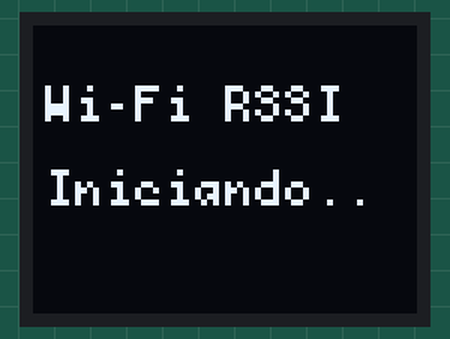
The sketch below on a simulated ESP8266 (Wemos D1 mini). On the bench: 64×48 one-colour display. WiFi joins after 1.5 s; servers stay silent unless stated; what the sketch prints to the serial monitor is not drawn.

Above: at 0.3 s.
At 1.9 s:
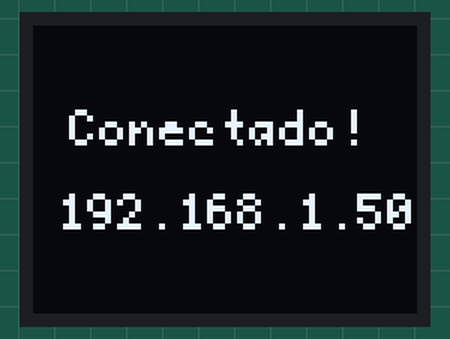
At 3.0 s:
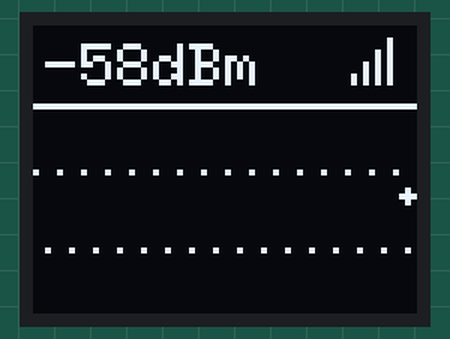
At 10.65 s:
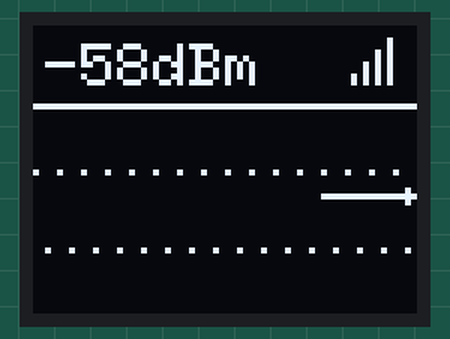
At 18.65 s:
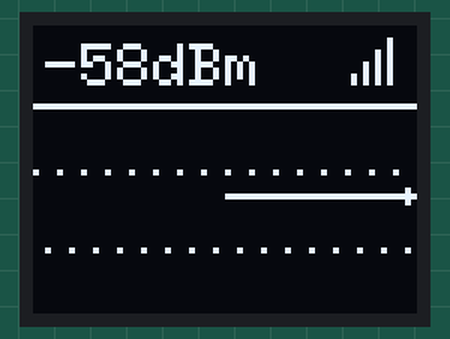
At 34.5 s:
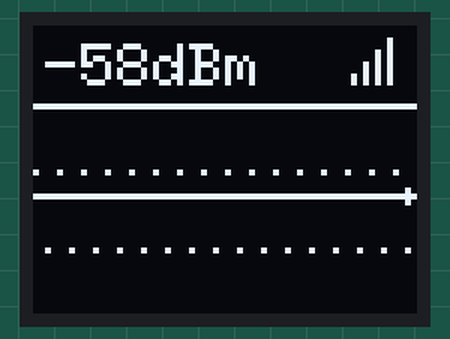

The sketch:

Teste_oled3.ino
```cpp
#include <ESP8266WiFi.h>
#include <Wire.h>
#include <U8g2lib.h>

// Credenciais Wi-Fi conforme especificação
const char* WIFI_SSID = "S729-1";
const char* WIFI_PASS = "25102026";

// Configuração do Wemos OLED Shield (64x48, SSD1306, I2C)
// D1 Mini default I2C pins: D1 (SCL / GPIO5), D2 (SDA / GPIO4)
// Endereço I2C típico: 0x3C
U8G2_SSD1306_64X48_ER_F_HW_I2C u8g2(U8G2_R0, /* reset=*/ U8X8_PIN_NONE);

// Buffer circular de histórico de RSSI (largura da tela = 64 pixels)
#define GRAPH_WIDTH 64
#define GRAPH_Y_TOP 16
#define GRAPH_Y_BOTTOM 47
#define RSSI_MIN -95
#define RSSI_MAX -35

int8_t rssiHistory[GRAPH_WIDTH];
unsigned long lastSampleTime = 0;
const unsigned long SAMPLE_INTERVAL_MS = 500; // Amostragem a cada 500ms

void setupDisplay() {
  // Inicialização com os pinos I2C corretos do Wemos D1 Mini
  Wire.begin(D2, D1); // SDA = D2 (GPIO4), SCL = D1 (GPIO5)
  u8g2.begin();
  u8g2.clearBuffer();
  u8g2.setFont(u8g2_font_profont10_tr);
  u8g2.drawStr(2, 16, "Wi-Fi RSSI");
  u8g2.drawStr(2, 30, "Iniciando..");
  u8g2.sendBuffer();
}

void connectWiFi() {
  WiFi.mode(WIFI_STA);
  WiFi.begin(WIFI_SSID, WIFI_PASS);

  Serial.println();
  Serial.print("Conectando a: ");
  Serial.println(WIFI_SSID);

  int dotCount = 0;
  while (WiFi.status() != WL_CONNECTED && dotCount < 25) {
    delay(400);
    dotCount++;
    Serial.print(".");

    u8g2.clearBuffer();
    u8g2.setFont(u8g2_font_profont10_tr);
    u8g2.drawStr(2, 14, "Conectando");
    u8g2.setCursor(2, 28);
    u8g2.print(WIFI_SSID);

    // Barra simples de progresso
    int barWidth = (dotCount * (GRAPH_WIDTH - 4)) / 25;
    u8g2.drawFrame(2, 36, GRAPH_WIDTH - 4, 8);
    u8g2.drawBox(4, 38, barWidth, 4);
    u8g2.sendBuffer();
  }

  if (WiFi.status() == WL_CONNECTED) {
    Serial.println("\nWi-Fi Conectado!");
    Serial.print("IP: ");
    Serial.println(WiFi.localIP());
    Serial.print("RSSI inicial: ");
    Serial.print(WiFi.RSSI());
    Serial.println(" dBm");

    u8g2.clearBuffer();
    u8g2.setFont(u8g2_font_profont10_tr);
    u8g2.drawStr(6, 20, "Conectado!");
    u8g2.setCursor(4, 34);
    u8g2.print(WiFi.localIP().toString().c_str());
    u8g2.sendBuffer();
    delay(1000);
  } else {
    Serial.println("\nTempo limite de conexao. Tentando em segundo plano...");
  }
}

// Converte dBm para coordenada Y da tela (16 a 47)
int rssiToY(int8_t rssi) {
  if (rssi == 0) return GRAPH_Y_BOTTOM; // sem sinal ou desconhecido
  int clamped = constrain((int)rssi, RSSI_MIN, RSSI_MAX);
  // Mapeia [RSSI_MIN, RSSI_MAX] -> [GRAPH_Y_BOTTOM, GRAPH_Y_TOP]
  return map(clamped, RSSI_MIN, RSSI_MAX, GRAPH_Y_BOTTOM, GRAPH_Y_TOP);
}

void renderScreen(int8_t currentRssi, bool isConnected) {
  u8g2.clearBuffer();

  // Cabeçalho de Status / Valor Instantâneo
  u8g2.setFont(u8g2_font_6x10_tr);
  if (isConnected) {
    u8g2.setCursor(2, 10);
    u8g2.print(currentRssi);
    u8g2.print("dBm");

    // Indicador gráfico minimalista de qualidade no canto superior direito
    int bars = 1;
    if (currentRssi >= -60) bars = 4;
    else if (currentRssi >= -70) bars = 3;
    else if (currentRssi >= -80) bars = 2;

    for (int i = 0; i < 4; i++) {
      int barHeight = (i + 1) * 2;
      if (i < bars) {
        u8g2.drawVLine(53 + (i * 2), 10 - barHeight, barHeight);
      }
    }
  } else {
    u8g2.drawStr(2, 10, "OFFLINE");
  }

  // Linha separadora do topo
  u8g2.drawHLine(0, 13, GRAPH_WIDTH);

  // Linhas guia de referência (dBm) pontilhadas
  // Linha de -50 dBm
  int y50 = rssiToY(-50);
  for (int x = 0; x < GRAPH_WIDTH; x += 4) {
    u8g2.drawPixel(x, y50);
  }
  // Linha de -75 dBm
  int y75 = rssiToY(-75);
  for (int x = 2; x < GRAPH_WIDTH; x += 4) {
    u8g2.drawPixel(x, y75);
  }

  // Desenha o gráfico de histórico
  for (int x = 0; x < GRAPH_WIDTH - 1; x++) {
    int8_t r1 = rssiHistory[x];
    int8_t r2 = rssiHistory[x + 1];

    if (r1 != 0 && r2 != 0) {
      int y1 = rssiToY(r1);
      int y2 = rssiToY(r2);
      u8g2.drawLine(x, y1, x + 1, y2);
    } else if (r2 != 0) {
      int y2 = rssiToY(r2);
      u8g2.drawPixel(x + 1, y2);
    }
  }

  // Ponto atual destacado no fim do gráfico
  if (isConnected) {
    int curY = rssiToY(currentRssi);
    u8g2.drawDisc(GRAPH_WIDTH - 2, curY, 1);
  }

  u8g2.sendBuffer();
}

void setup() {
  Serial.begin(115200);
  delay(200);
  Serial.println("\n\n--- Wemos D1 Mini: Monitor de RSSI Wi-Fi com U8g2 ---");

  for (int i = 0; i < GRAPH_WIDTH; i++) {
    rssiHistory[i] = 0;
  }

  setupDisplay();
  connectWiFi();
}

void loop() {
  unsigned long now = millis();

  if (now - lastSampleTime >= SAMPLE_INTERVAL_MS) {
    lastSampleTime = now;

    bool connected = (WiFi.status() == WL_CONNECTED);
    int8_t currentRssi = 0;

    if (connected) {
      currentRssi = WiFi.RSSI();
      Serial.printf("[RSSI] %d dBm | Canal: %d | IP: %s\n",
                    currentRssi,
                    WiFi.channel(),
                    WiFi.localIP().toString().c_str());
    } else {
      Serial.println("[Wi-Fi] Desconectado. Tentando reconectar...");
      WiFi.reconnect();
    }

    // Desloca o buffer para a esquerda (scroll horizontal contínuo)
    for (int i = 0; i < GRAPH_WIDTH - 1; i++) {
      rssiHistory[i] = rssiHistory[i + 1];
    }
    rssiHistory[GRAPH_WIDTH - 1] = connected ? currentRssi : 0;

    // Renderiza a interface no display
    renderScreen(currentRssi, connected);
  }

  // Permite que o ESP8266 execute tarefas de background do Wi-Fi
  yield();
}
```

Measured:
- what the display in image 0 shows lasts 0.5 s, from 0.2 s to 0.7 s
- what the display in image 1 shows lasts 1.0 s, from 1.9 s to 2.9 s
